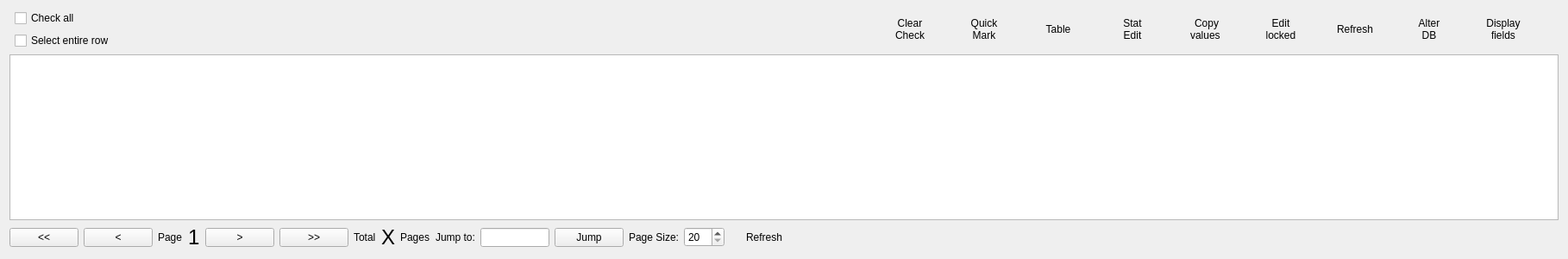
      <widget class="QWidget" name="tabDB">
       <attribute name="title">
        <string>Database</string>
       </attribute>
       <layout class="QGridLayout" name="gridLayout_42">
        <item row="0" column="8">
         <widget class="QPushButton" name="ShowTable">
          <property name="maximumSize">
           <size>
            <width>16777215</width>
            <height>30</height>
           </size>
          </property>
          <property name="toolTip">
           <string>Click to show or hide the table</string>
          </property>
          <property name="text">
           <string>Table</string>
          </property>
          <property name="icon">
           <iconset resource="Resources/VgenesResources.qrc">
            <normaloff>:/PNG-Icons/database.png</normaloff>:/PNG-Icons/database.png</iconset>
          </property>
          <property name="iconSize">
           <size>
            <width>30</width>
            <height>30</height>
           </size>
          </property>
          <property name="flat">
           <bool>true</bool>
          </property>
         </widget>
        </item>
        <item row="1" column="0" colspan="20">
         <widget class="QTableWidget" name="SeqTable">
          <property name="font">
           <font>
            <family>Lucida Grande</family>
            <pointsize>15</pointsize>
           </font>
          </property>
          <property name="toolTip">
           <string>&lt;html&gt;&lt;head/&gt;&lt;body&gt;&lt;p&gt;Click to show or hide the table&lt;/p&gt;&lt;/body&gt;&lt;/html&gt;</string>
          </property>
         </widget>
        </item>
        <item row="2" column="0" colspan="20">
         <layout class="QHBoxLayout" name="horizontalLayout_16">
          <item>
           <widget class="QPushButton" name="pushButtonFirstPage">
            <property name="text">
             <string>&lt;&lt;</string>
            </property>
           </widget>
          </item>
          <item>
           <widget class="QPushButton" name="pushButtonPreviousPage">
            <property name="text">
             <string>&lt;</string>
            </property>
           </widget>
          </item>
          <item>
           <widget class="QLabel" name="label_91">
            <property name="text">
             <string>Page</string>
            </property>
           </widget>
          </item>
          <item>
           <widget class="QLabel" name="labelCurPage">
            <property name="font">
             <font>
              <pointsize>18</pointsize>
             </font>
            </property>
            <property name="text">
             <string>1</string>
            </property>
           </widget>
          </item>
          <item>
           <widget class="QPushButton" name="pushButtonNextPage">
            <property name="text">
             <string>&gt;</string>
            </property>
           </widget>
          </item>
          <item>
           <widget class="QPushButton" name="pushButtonLastPage">
            <property name="text">
             <string>&gt;&gt;</string>
            </property>
           </widget>
          </item>
          <item>
           <widget class="QLabel" name="label_93">
            <property name="text">
             <string>Total</string>
            </property>
           </widget>
          </item>
          <item>
           <widget class="QLabel" name="labelTotalPage">
            <property name="font">
             <font>
              <pointsize>18</pointsize>
             </font>
            </property>
            <property name="text">
             <string>X</string>
            </property>
           </widget>
          </item>
          <item>
           <widget class="QLabel" name="label_94">
            <property name="text">
             <string>Pages</string>
            </property>
           </widget>
          </item>
          <item>
           <widget class="QLabel" name="label_92">
            <property name="text">
             <string>Jump to:</string>
            </property>
           </widget>
          </item>
          <item>
           <widget class="QLineEdit" name="lineEditPageNumber">
            <property name="maximumSize">
             <size>
              <width>80</width>
              <height>16777215</height>
             </size>
            </property>
           </widget>
          </item>
          <item>
           <widget class="QPushButton" name="pushButtonJumpTo">
            <property name="text">
             <string>Jump</string>
            </property>
           </widget>
          </item>
          <item>
           <widget class="QLabel" name="label_62">
            <property name="text">
             <string>Page Size:</string>
            </property>
           </widget>
          </item>
          <item>
           <widget class="QSpinBox" name="spinBoxPageSize">
            <property name="minimum">
             <number>20</number>
            </property>
            <property name="maximum">
             <number>200</number>
            </property>
            <property name="value">
             <number>20</number>
            </property>
           </widget>
          </item>
          <item>
           <widget class="QPushButton" name="pushButtonRefresh1">
            <property name="text">
             <string>Refresh</string>
            </property>
            <property name="icon">
             <iconset resource="Resources/VgenesResources.qrc">
              <normaloff>:/PNG-Icons/refresh.png</normaloff>:/PNG-Icons/refresh.png</iconset>
            </property>
            <property name="iconSize">
             <size>
              <width>16</width>
              <height>16</height>
             </size>
            </property>
            <property name="flat">
             <bool>true</bool>
            </property>
           </widget>
          </item>
          <item>
           <spacer name="horizontalSpacer_14">
            <property name="orientation">
             <enum>Qt::Horizontal</enum>
            </property>
            <property name="sizeHint" stdset="0">
             <size>
              <width>40</width>
              <height>20</height>
             </size>
            </property>
           </spacer>
          </item>
         </layout>
        </item>
        <item row="0" column="4">
         <spacer name="horizontalSpacer_21">
          <property name="orientation">
           <enum>Qt::Horizontal</enum>
          </property>
          <property name="sizeHint" stdset="0">
           <size>
            <width>865</width>
            <height>20</height>
           </size>
          </property>
         </spacer>
        </item>
        <item row="0" column="7">
         <widget class="QPushButton" name="pushButtonMark1">
          <property name="maximumSize">
           <size>
            <width>16777215</width>
            <height>30</height>
           </size>
          </property>
          <property name="text">
           <string>Quick 
Mark</string>
          </property>
          <property name="icon">
           <iconset resource="Resources/VgenesResources.qrc">
            <normaloff>:/PNG-Icons/comment.png</normaloff>:/PNG-Icons/comment.png</iconset>
          </property>
          <property name="iconSize">
           <size>
            <width>30</width>
            <height>30</height>
           </size>
          </property>
          <property name="flat">
           <bool>true</bool>
          </property>
         </widget>
        </item>
        <item row="0" column="1" colspan="2">
         <layout class="QVBoxLayout" name="verticalLayout_13">
          <item>
           <widget class="QCheckBox" name="checkBoxAll">
            <property name="text">
             <string>Check all</string>
            </property>
           </widget>
          </item>
          <item>
           <widget class="QCheckBox" name="checkBoxRowSelection">
            <property name="text">
             <string>Select entire row</string>
            </property>
           </widget>
          </item>
         </layout>
        </item>
        <item row="0" column="9">
         <widget class="QPushButton" name="StatUpdate">
          <property name="maximumSize">
           <size>
            <width>16777215</width>
            <height>30</height>
           </size>
          </property>
          <property name="toolTip">
           <string>Stat of values of selected field</string>
          </property>
          <property name="text">
           <string>Stat
Edit</string>
          </property>
          <property name="icon">
           <iconset resource="Resources/VgenesResources.qrc">
            <normaloff>:/PNG-Icons/chart.png</normaloff>:/PNG-Icons/chart.png</iconset>
          </property>
          <property name="iconSize">
           <size>
            <width>30</width>
            <height>30</height>
           </size>
          </property>
          <property name="flat">
           <bool>true</bool>
          </property>
         </widget>
        </item>
        <item row="0" column="10">
         <widget class="QPushButton" name="CopyValue">
          <property name="maximumSize">
           <size>
            <width>16777215</width>
            <height>30</height>
           </size>
          </property>
          <property name="toolTip">
           <string>Copy values from a column to another</string>
          </property>
          <property name="text">
           <string>Copy 
values </string>
          </property>
          <property name="icon">
           <iconset resource="Resources/VgenesResources.qrc">
            <normaloff>:/PNG-Icons/SelectSimilar.png</normaloff>:/PNG-Icons/SelectSimilar.png</iconset>
          </property>
          <property name="iconSize">
           <size>
            <width>30</width>
            <height>30</height>
           </size>
          </property>
          <property name="flat">
           <bool>true</bool>
          </property>
         </widget>
        </item>
        <item row="0" column="11">
         <widget class="QPushButton" name="EditLock">
          <property name="maximumSize">
           <size>
            <width>16777215</width>
            <height>30</height>
           </size>
          </property>
          <property name="toolTip">
           <string>Lock/Unlock Edit</string>
          </property>
          <property name="text">
           <string>Edit 
locked</string>
          </property>
          <property name="icon">
           <iconset resource="Resources/VgenesResources.qrc">
            <normaloff>:/PNG-Icons/locked.png</normaloff>:/PNG-Icons/locked.png</iconset>
          </property>
          <property name="iconSize">
           <size>
            <width>30</width>
            <height>30</height>
           </size>
          </property>
          <property name="flat">
           <bool>true</bool>
          </property>
         </widget>
        </item>
        <item row="0" column="12">
         <widget class="QPushButton" name="pushButtonRefresh">
          <property name="maximumSize">
           <size>
            <width>16777215</width>
            <height>30</height>
           </size>
          </property>
          <property name="toolTip">
           <string>Refresh DB to load most recent changes</string>
          </property>
          <property name="text">
           <string>Refresh</string>
          </property>
          <property name="icon">
           <iconset resource="Resources/VgenesResources.qrc">
            <normaloff>:/PNG-Icons/refresh.png</normaloff>:/PNG-Icons/refresh.png</iconset>
          </property>
          <property name="iconSize">
           <size>
            <width>30</width>
            <height>30</height>
           </size>
          </property>
          <property name="flat">
           <bool>true</bool>
          </property>
         </widget>
        </item>
        <item row="0" column="13">
         <widget class="QPushButton" name="pushButtonAlter">
          <property name="maximumSize">
           <size>
            <width>16777215</width>
            <height>30</height>
           </size>
          </property>
          <property name="toolTip">
           <string>Alter data table (add field, delete field, rename field)</string>
          </property>
          <property name="text">
           <string>Alter 
DB</string>
          </property>
          <property name="icon">
           <iconset resource="Resources/VgenesResources.qrc">
            <normaloff>:/PNG-Icons/edit.png</normaloff>:/PNG-Icons/edit.png</iconset>
          </property>
          <property name="iconSize">
           <size>
            <width>30</width>
            <height>30</height>
           </size>
          </property>
          <property name="flat">
           <bool>true</bool>
          </property>
         </widget>
        </item>
        <item row="0" column="14" colspan="2">
         <widget class="QPushButton" name="pushButtonTable">
          <property name="maximumSize">
           <size>
            <width>16777215</width>
            <height>30</height>
           </size>
          </property>
          <property name="toolTip">
           <string>Alter data table (add field, delete field, rename field)</string>
          </property>
          <property name="text">
           <string>Display 
fields</string>
          </property>
          <property name="icon">
           <iconset resource="Resources/VgenesResources.qrc">
            <normaloff>:/PNG-Icons/settings.png</normaloff>:/PNG-Icons/settings.png</iconset>
          </property>
          <property name="iconSize">
           <size>
            <width>30</width>
            <height>30</height>
           </size>
          </property>
          <property name="flat">
           <bool>true</bool>
          </property>
         </widget>
        </item>
        <item row="0" column="5" colspan="2">
         <widget class="QPushButton" name="pushButtonClear1">
          <property name="text">
           <string>Clear
Check</string>
          </property>
          <property name="icon">
           <iconset resource="Resources/VgenesResources.qrc">
            <normaloff>:/PNG-Icons/block.png</normaloff>:/PNG-Icons/block.png</iconset>
          </property>
          <property name="iconSize">
           <size>
            <width>30</width>
            <height>30</height>
           </size>
          </property>
          <property name="flat">
           <bool>true</bool>
          </property>
         </widget>
        </item>
       </layout>
      </widget>
